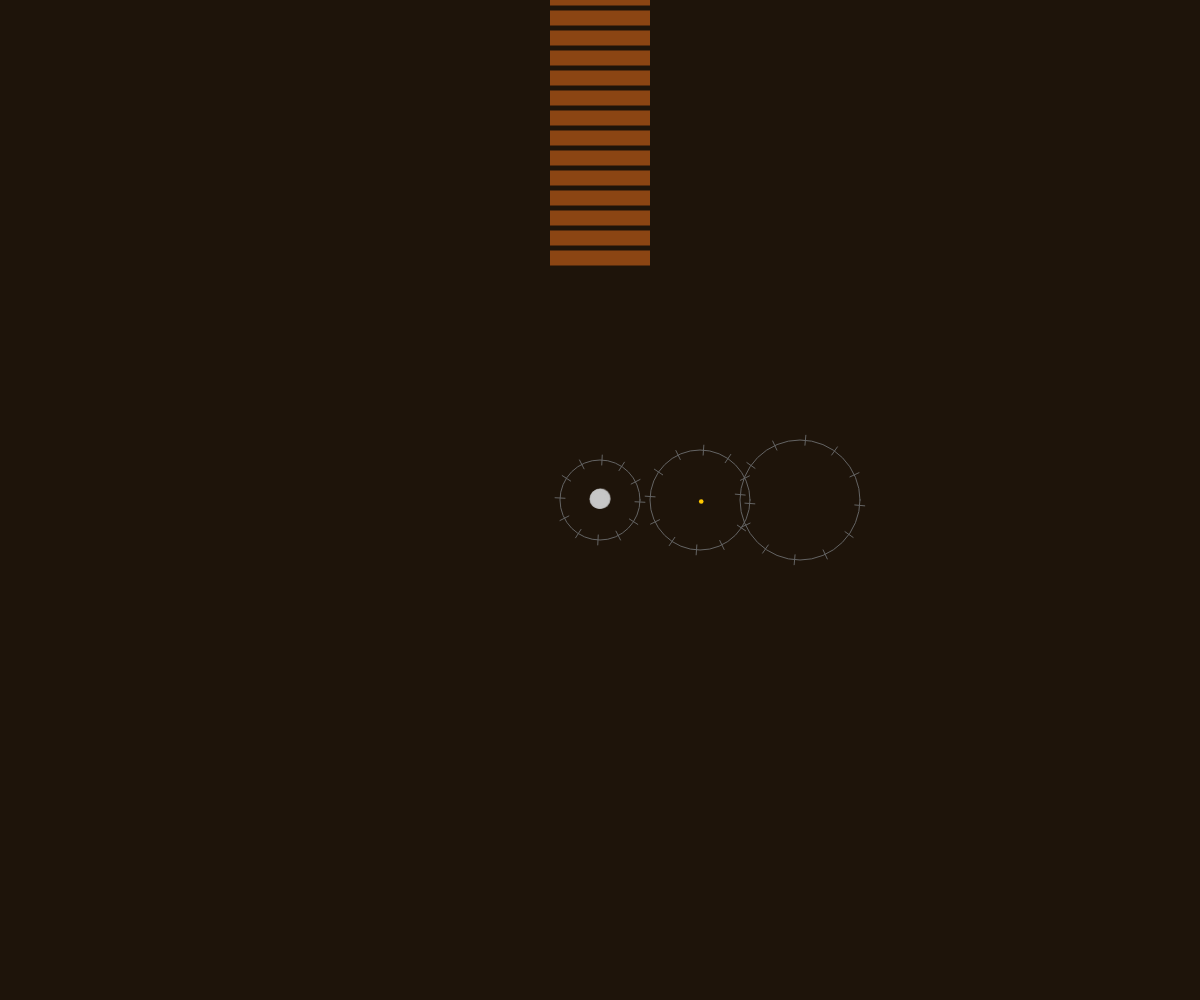
Frame 1 (no input)
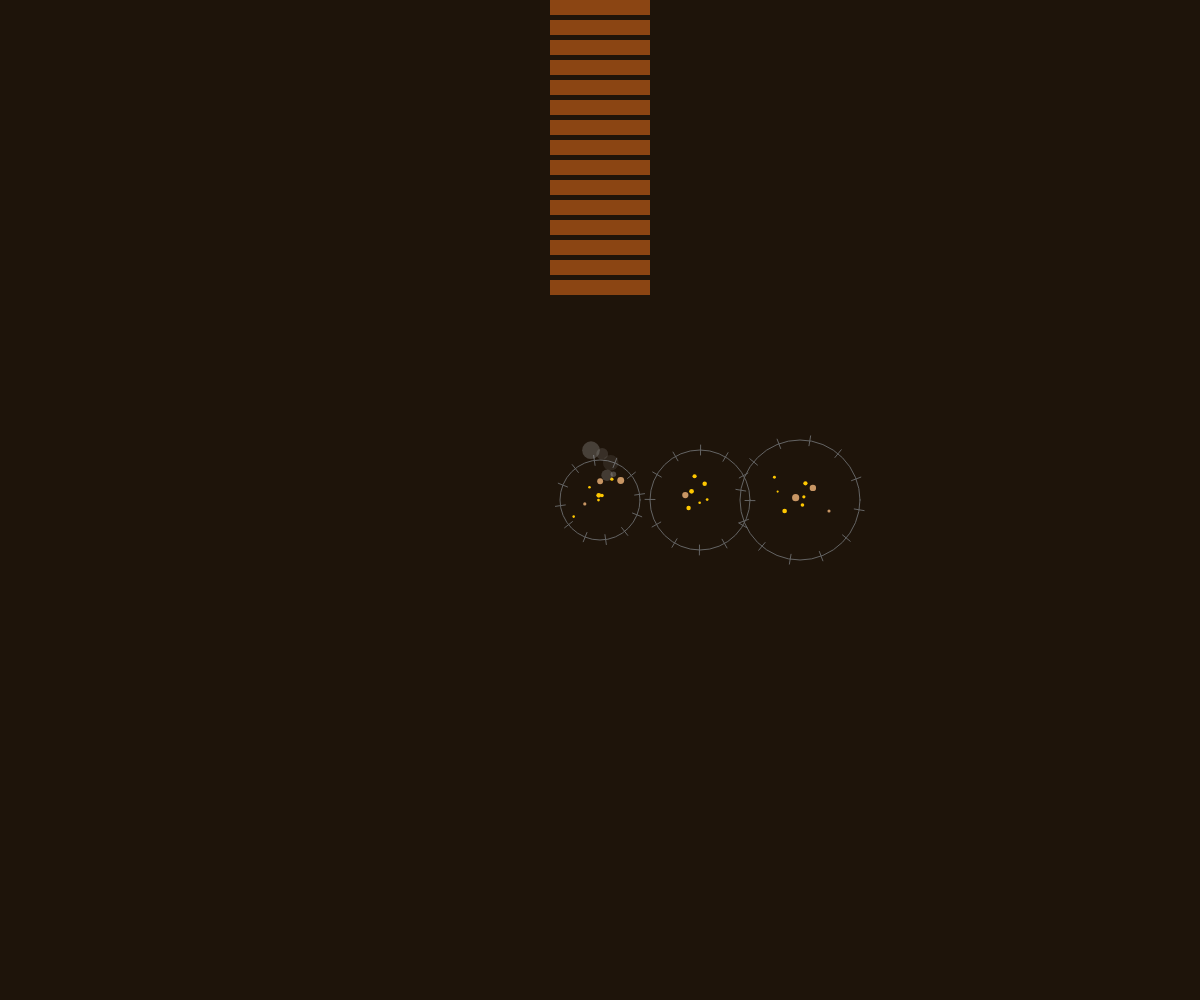
Frame 60 (no input)
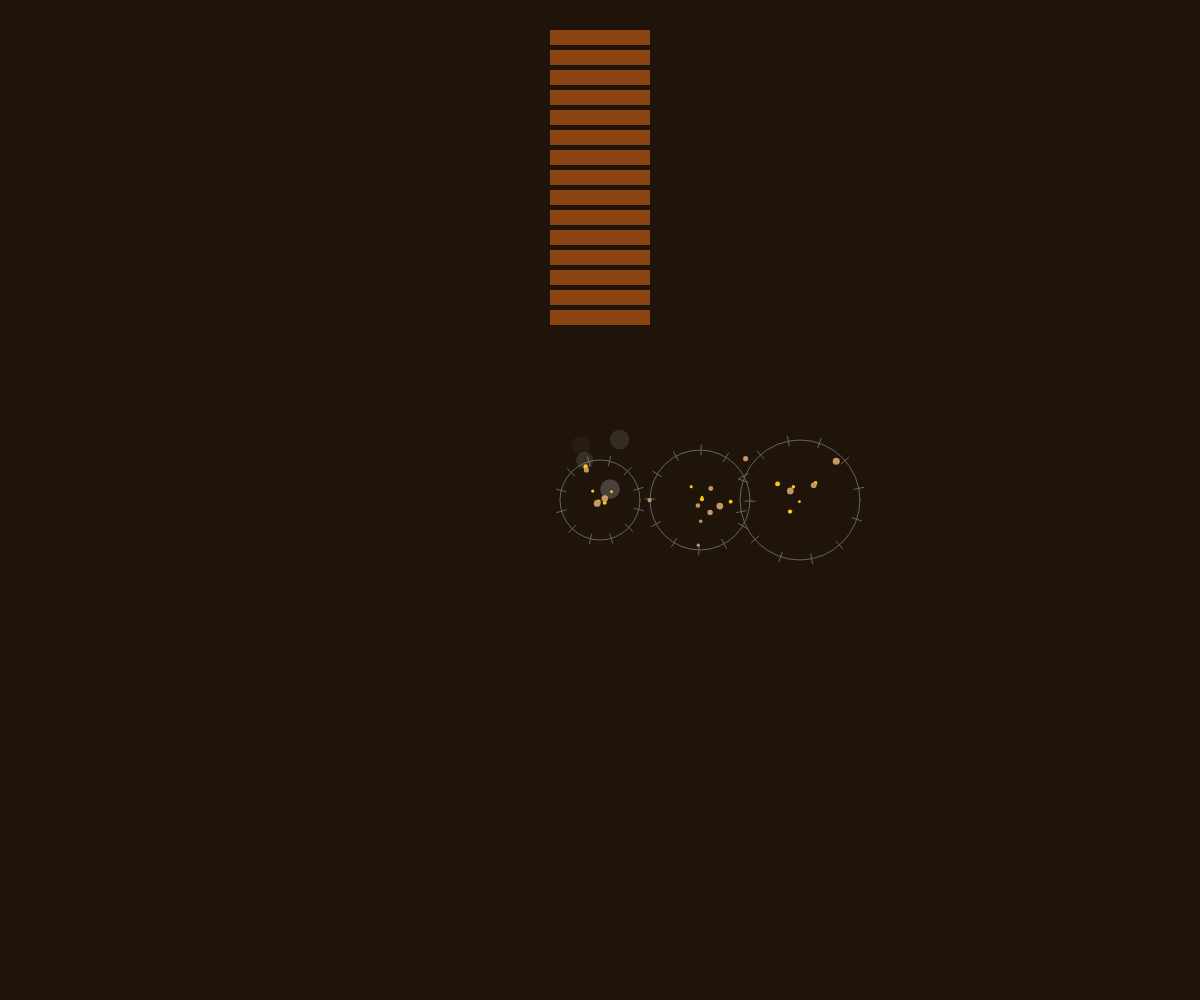
Frame 120 (the mouse pressed at the canvas centre since frame 60)

The p5.js sketch that drew these frames (run headless with seeded random() and noise() and a simulated clock; from frame 60 on, the mouse is pressed at the canvas centre):

// p5.js sketch
// ── sketch.js
let books = [];
let gears = [];
let sparks = [];
let splinters = [];
let smoke = [];

function setup() {
  createCanvas(windowWidth, windowHeight);
  // Create a stack of books
  for (let i = 0; i < 15; i++) {
    books.push({
      x: width / 2,
      y: height / 4 - i * 20,
      w: 100,
      h: 15,
      angle: 0
    });
  }

  // Create gears
  for (let i = 0; i < 3; i++) {
    gears.push({
      x: width / 2 + i * 100,
      y: height / 2,
      r: 40 + i * 10,
      speed: 0.05 + i * 0.02,
      angle: 0
    });
  }

  // Initialize smoke particles
  for (let i = 0; i < 100; i++) {
    smoke.push({
      x: width / 2,
      y: height / 2,
      size: random(5, 20),
      speedX: random(-1, 1),
      speedY: random(-2, -0.5),
      life: random(30, 60)
    });
  }
}

function draw() {
  background(30, 20, 10);

  // Update and display books
  for (let i = 0; i < books.length; i++) {
    let book = books[i];
    book.y += 0.5;
    if (book.y > height / 2 + 50) {
      book.y = height / 2 + 50;
    }
    fill(139, 69, 19);
    noStroke();
    rect(book.x - book.w/2, book.y, book.w, book.h);
  }

  // Update and display gears
  for (let i = 0; i < gears.length; i++) {
    let gear = gears[i];
    gear.angle += gear.speed;
    stroke(100);
    noFill();
    ellipse(gear.x, gear.y, gear.r * 2);

    // Draw gear teeth
    for (let j = 0; j < 12; j++) {
      let angle = gear.angle + j * TWO_PI / 12;
      let x1 = gear.x + cos(angle) * (gear.r - 5);
      let y1 = gear.y + sin(angle) * (gear.r - 5);
      let x2 = gear.x + cos(angle) * (gear.r + 5);
      let y2 = gear.y + sin(angle) * (gear.r + 5);
      line(x1, y1, x2, y2);
    }

    // Generate sparks and splinters
    if (random() < 0.3) {
      sparks.push({
        x: gear.x,
        y: gear.y,
        size: random(2, 5),
        speedX: random(-2, 2),
        speedY: random(-2, 2),
        life: random(10, 20)
      });
    }

    if (random() < 0.2) {
      splinters.push({
        x: gear.x,
        y: gear.y,
        size: random(3, 8),
        speedX: random(-3, 3),
        speedY: random(-3, 3),
        life: random(15, 30)
      });
    }
  }

  // Update and display sparks
  for (let i = sparks.length - 1; i >= 0; i--) {
    let s = sparks[i];
    s.x += s.speedX;
    s.y += s.speedY;
    s.life--;
    if (s.life <= 0) {
      sparks.splice(i, 1);
    } else {
      fill(255, 200, 0);
      noStroke();
      ellipse(s.x, s.y, s.size);
    }
  }

  // Update and display splinters
  for (let i = splinters.length - 1; i >= 0; i--) {
    let s = splinters[i];
    s.x += s.speedX;
    s.y += s.speedY;
    s.life--;
    if (s.life <= 0) {
      splinters.splice(i, 1);
    } else {
      fill(200, 150, 100);
      noStroke();
      ellipse(s.x, s.y, s.size);
    }
  }

  // Update and display smoke
  for (let i = smoke.length - 1; i >= 0; i--) {
    let s = smoke[i];
    s.x += s.speedX;
    s.y += s.speedY;
    s.life--;
    if (s.life <= 0) {
      smoke.splice(i, 1);
    } else {
      fill(200, 200, 200, s.life * 2);
      noStroke();
      ellipse(s.x, s.y, s.size);
    }
  }

  // Occasionally add new smoke
  if (random() < 0.1) {
    smoke.push({
      x: width / 2,
      y: height / 2,
      size: random(5, 20),
      speedX: random(-1, 1),
      speedY: random(-2, -0.5),
      life: random(30, 60)
    });
  }
}

function windowResized() {
  resizeCanvas(windowWidth, windowHeight);
}
